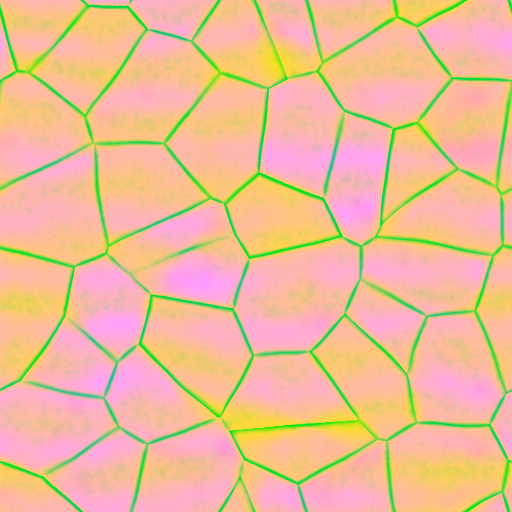
#> input picture spirit-island/assets/tex/rock_a_orm.jpg, 1024 x 1024 px, given in place of rock_a_orm.jpg_albedo.jpg, which was not available (shown at 1/2 size)
$ python -i architecture_common.py   (imports and definitions only)
#> lines starting #> are read from the running program, lines starting #| are printed output that depends on the picture
"""architecture_common — helpers for the village (architecture) PBR sets (architecture_textures.py).

Anisotropic periodic noise (grain, trowel marks), anisotropic cellular noise (stones, cobbles), JPEG PBR writer
(normals as JPEG 4:4:4 to stay inside the size budget) and a lit preview sheet for checking results by eye.
Output: assets/tex/architecture/<name>_{albedo,normal,orm}.jpg (+ _512 phone versions; ORM = R ao, G rough, B height)
"""
import os, sys
import numpy as np
from PIL import Image, ImageFile
ImageFile.MAXBLOCK = 1 << 25
sys.path.insert(0, os.path.dirname(__file__))
import texlib as T

OUT = os.path.normpath(os.path.join(os.path.dirname(__file__), '..', '..', 'assets', 'tex', 'architecture'))


# [49 lines left out: functions aperlin, afbm, aworley, stretch_y, not called in this run]


def col(h):
    return T.hexrgb(h)


# [14 lines left out: function save, not called in this run]


def preview(name, dest, outdir=OUT, reps=2, tint=(1, 1, 1)):
    """albedo (tinted) tiled reps x reps, lit by its normal map from the upper left, next to the plain albedo and roughness"""
#> called with name = '../../assets/tex/rock_a_orm.jpg', dest = 'out.png', outdir = 'spirit-island/assets/tex/architecture', reps = 2, tint = (1, 1, 1)
    al = np.asarray(Image.open(os.path.join(outdir, f'{name}_albedo.jpg')).convert('RGB'), np.float32) / 255 * np.array(tint, np.float32)
    nm = np.asarray(Image.open(os.path.join(outdir, f'{name}_normal.jpg')).convert('RGB'), np.float32) / 255
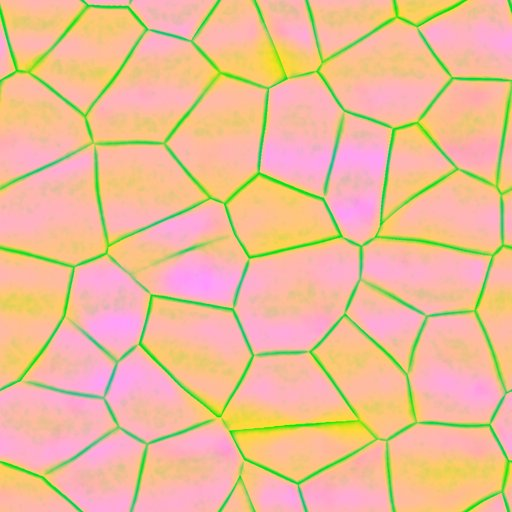
#> input picture spirit-island/assets/tex/rock_a_orm_512.jpg, 512 x 512 px, given in place of rock_a_orm.jpg_normal.jpg, which was not available
    orm = np.asarray(Image.open(os.path.join(outdir, f'{name}_orm.jpg')).convert('RGB'), np.float32) / 255
    L = np.array([-0.55, 0.55, 0.62]); L /= np.linalg.norm(L)
    nn = nm * 2 - 1
    lit = np.clip((nn * L).sum(-1), 0, 1)[..., None]
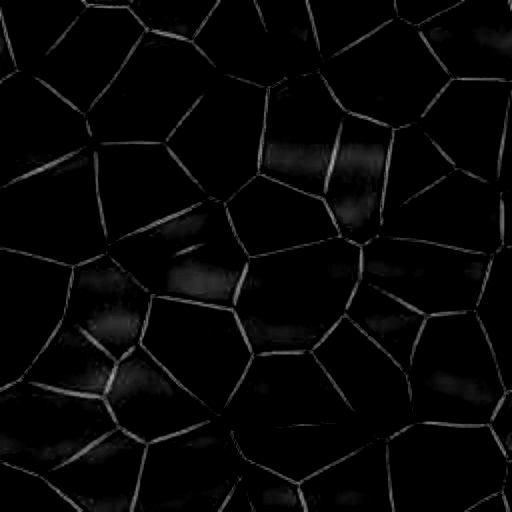
#> lit: shape (512, 512, 1) float64; min 0, max 0.662, mean 0.0237
    Hh = L + np.array([0, 0, 1.0]); Hh /= np.linalg.norm(Hh)
    spec = (np.clip((nn * Hh).sum(-1), 0, 1) ** (2 + 60 * (1 - orm[..., 1]) ** 2))[..., None] * (1 - orm[..., 1:2]) * 0.5
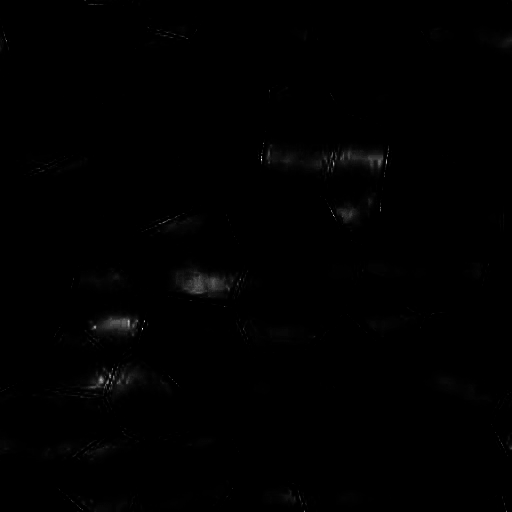
#> spec: shape (512, 512, 1) float64; min 0, max 0.00478, mean 1.92e-05; drawn with min black and max white
#> (the run stopped early here; a loop or call above may not have finished)
